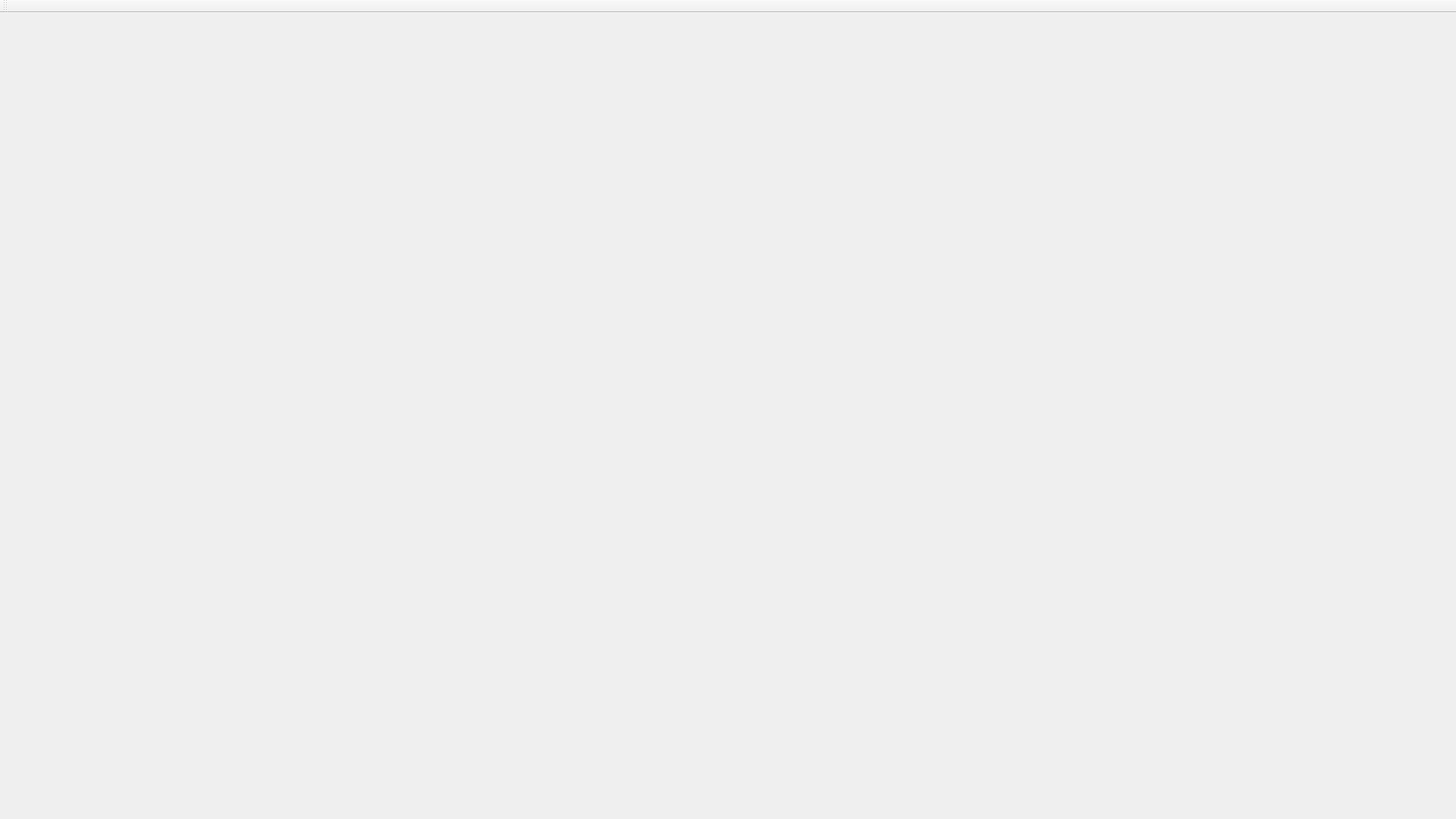
<?xml version="1.0" encoding="UTF-8"?>
<ui version="4.0">
 <class>MainWindow</class>
 <widget class="QMainWindow" name="MainWindow">
  <property name="geometry">
   <rect>
    <x>0</x>
    <y>0</y>
    <width>1920</width>
    <height>1080</height>
   </rect>
  </property>
  <property name="windowTitle">
   <string>MainWindow</string>
  </property>
  <widget class="QWidget" name="centralWidget"/>
  <widget class="QMenuBar" name="menuBar">
   <property name="geometry">
    <rect>
     <x>0</x>
     <y>0</y>
     <width>1920</width>
     <height>23</height>
    </rect>
   </property>
  </widget>
  <widget class="QToolBar" name="mainToolBar">
   <attribute name="toolBarArea">
    <enum>TopToolBarArea</enum>
   </attribute>
   <attribute name="toolBarBreak">
    <bool>false</bool>
   </attribute>
  </widget>
 </widget>
 <layoutdefault spacing="6" margin="11"/>
 <resources/>
 <connections/>
</ui>
